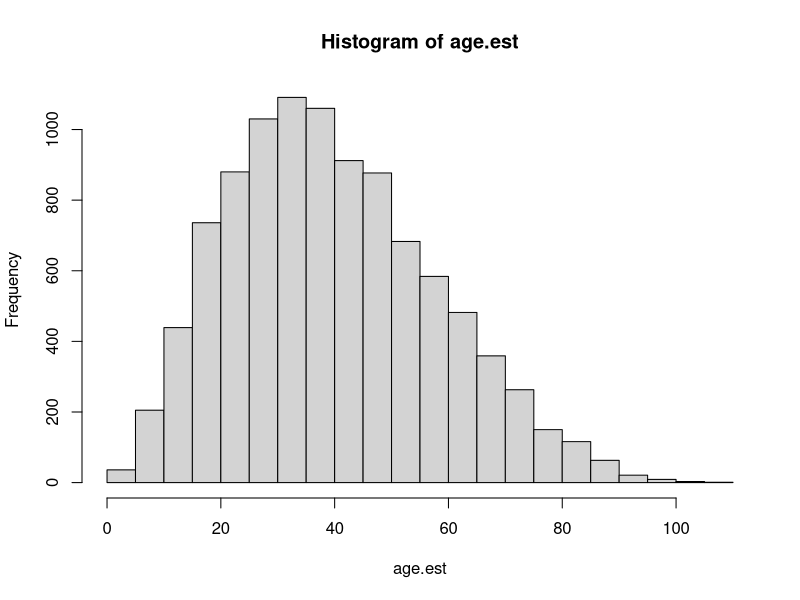
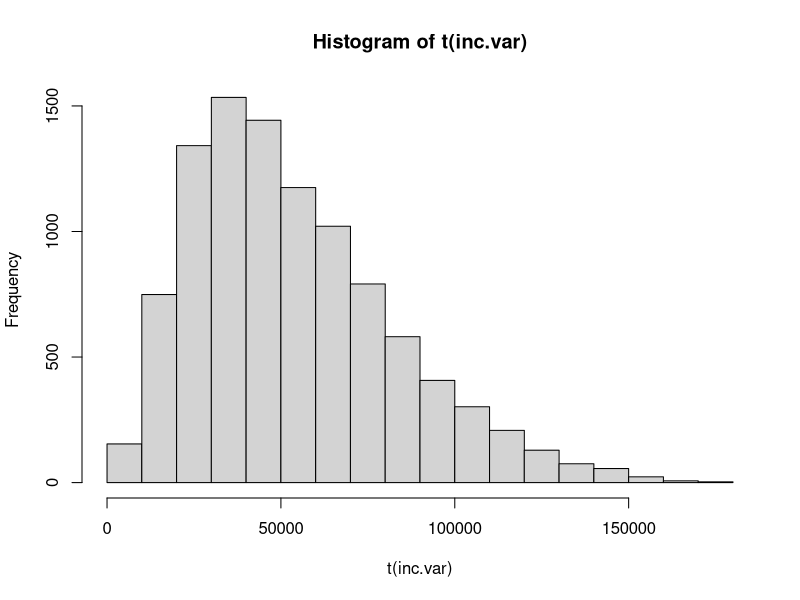

These charts were generated, in order, by the following R code: (Note: this script raises an error after producing the figures.)
set.seed(11202018)


#covariates
zip.prop = c(0.1061873598,
              0.1852409501,
              0.1444739371,
              0.1489908929,
              0.1578600522,
              0.1696215276,
              0.02982472198,
              0.03760926273,
              0.008539654936,
              0.01165164066)

zip.codes = c(28401,
              28403,
              28405,
              28409,
              28411,
              28412,
              28428,
              28429,
              28449,
              28480)

zip.prop = zip.prop*10000
zip.prop = round(zip.prop,0)
zip.prop[1] = 1062
sum(zip.prop)



zip = NULL
for (i in 1:length(zip.codes)){
  zip = c(zip, rep(zip.codes[i],zip.prop[i]))
}

##############age variable
set.seed(11262020)


alpha = 3
beta = 5
med = (alpha-(1/3))/(alpha+beta-(2/3))
zip.med = c(38,
            27.7,
            40.3,
            43.4,
            39.7,
            40.3,
            44.7,
            38.8,
            57.4,
            43.3)
zip.med.par = zip.med/med



for (i in 1:length(zip.codes)){
  agevar <- paste("age.", i, sep = "")
  assign(agevar, rbeta(zip.prop[i],alpha,beta)*zip.med.par[i])
}
alpha = 5
beta = 8
med = (alpha-(1/3))/(alpha+beta-(2/3))
age.9 = rbeta(zip.prop[9],alpha,beta)*(zip.med[9]/med)
summary(age.9)

age.est = NULL
for (i in 1:length(zip.codes)){
  age.est = rbind(c(age.est,get(paste('age.',i,sep = ''))))
}
hist(age.est)
summary(t(age.est))
summary(age.2)


###########gender variable
zip.gender.prob = c(0.5018747576,
                    0.5311658473,
                    0.5232031423,
                    0.5209485195,
                    0.5080593726,
                    0.5299212174,
                    0.5155746509,
                    0.4997566318,
                    0.5321543408,
                    0.4505106049)
zip.gender.prob = zip.gender.prob*1.15
zip.gender = NULL
for (i in 1:length(zip.prop)){
  zip.gender = c(zip.gender, rbinom(n=zip.prop[i], size = 1, prob = zip.gender.prob[i]))
}
mean(zip.gender)

#############income variable
set.seed(11262020)

zip.income = c(29467,
               34590,
               54449,
               76512,
               69707,
               51523,
               61660,
               48419,
               68125,
               77232)
inc.alpha = 3
inc.beta = 5
inc.avg = inc.alpha/(inc.alpha+inc.beta)
inc.par = zip.income/inc.avg

for (i in 1:length(zip.codes)){
  incvar <- paste("inc.", i, sep = "")
  assign(incvar, rbeta(zip.prop[i],inc.alpha,inc.beta)*inc.par[i])
}


inc.var = NULL
for (i in 1:length(zip.codes)){
  inc.var = rbind(c(inc.var,get(paste('inc.',i,sep = ''))))
}
summary(t(inc.var))
hist(t(inc.var))

#############hs grad

zip.grad.prob = c(0.839,
             0.896,
             0.921,
             0.947,
             0.953,
             0.945,
             0.958,
             0.89,
             0.961,
             0.994)

zip.grad = NULL
for (i in 1:length(zip.prop)){
  zip.grad = c(zip.grad, rbinom(n=zip.prop[i], size = 1, prob = zip.grad.prob[i]))
}
for (i in 1:length(zip.prop)){
  if (age.est[i] < 18){
    zip.grad[i] = 0
  } 
}

table(t(zip),t(zip.grad))


drink.prop = .18
smoke.var = NULL
drink.var = NULL
drink.var = c(drink.var, rbinom(n=length(zip), size = 1, prob = drink.prop))

for (i in 1:length(zip)){
  if (drink.var[i] == 1){
    smoke.var = c(smoke.var, rbinom(1,size = 1, prob = .87))
  } else {
    smoke.var = c(smoke.var, rbinom(1,size = 1, prob = .0324))
    0.1476
  }
}

for (i in 1:length(zip.prop)){
  if (age.est[i] < 14){
    smoke.var[i] = 0
    drink.var[i] = 0
  } 
}


table(smoke.var,drink.var)
table(smoke.var)/10000
table(drink.var)/10000
table(smoke.var,drink.var)


#generating response
var.names = c('y','zip','age','gender','hincome','grad','drink','smoke')


#beta are in the order of ('beta-zero', 'age','gender','hincome','grad','drink','smoke') 
beta = c(-5,.009,-.1,-.000004,-.1,1.15,1.16)

logitp=beta[1]+beta[2]*age.est+beta[3]*zip.gender+beta[4]*inc.var+beta[5]*zip.grad+beta[6]*drink.var+beta[7]*smoke.var #linear predictor
p=exp(logitp)/(exp(logitp)+1)#binimial probabilities
yBin=rbinom(length(zip),1,p)
table(yBin)


#putting the data together
dat = data.frame(t(rbind(yBin,zip,age.est,zip.gender,inc.var,zip.grad,drink.var,smoke.var)))
colnames(dat) = var.names
table1(~ age + factor(gender) + hincome + factor(grad) + factor(drink) + factor(smoke) | factor(yBin), data = dat )
